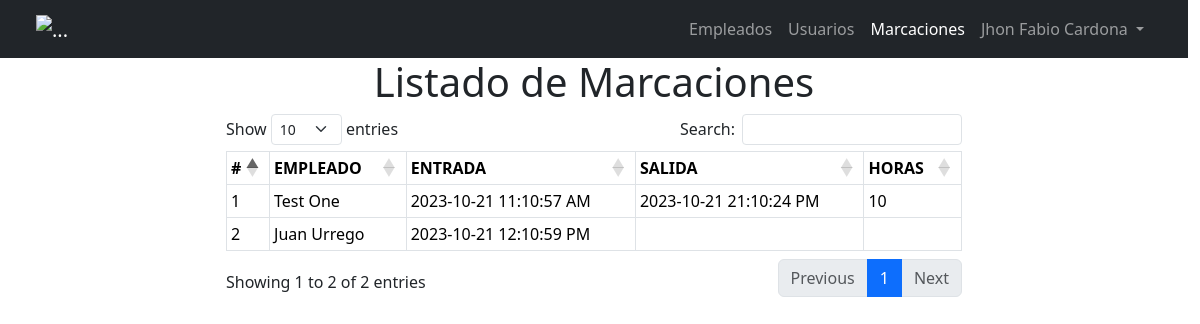
Page /admin/index.php?ruta=marcaciones (signed in) on the earlier database version.
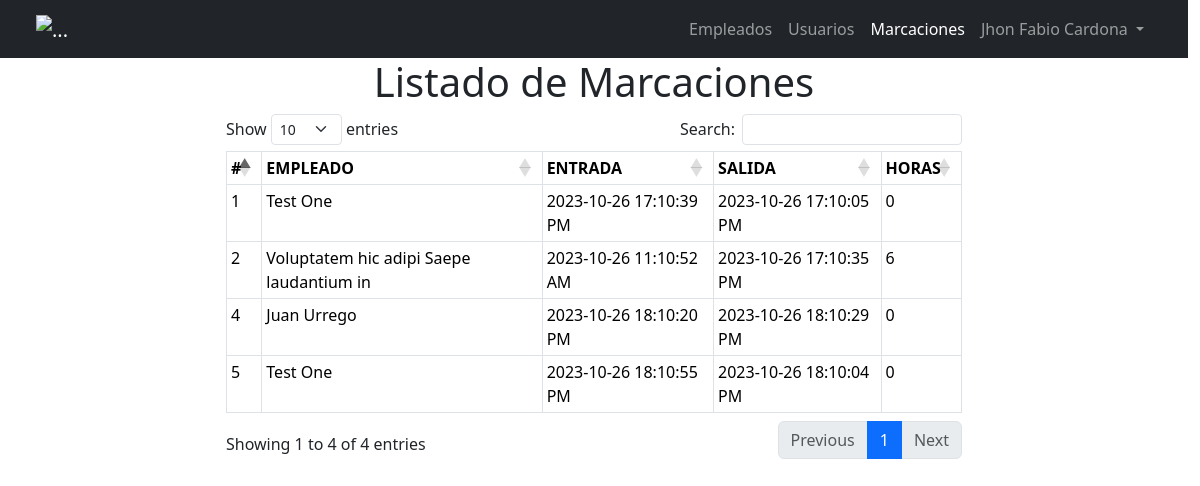
Same page on the later database version.
### tables this page shows
CREATE TABLE IF NOT EXISTS `marcaciones` (
  `id` bigint unsigned NOT NULL AUTO_INCREMENT,
  `empleado_id` bigint unsigned NOT NULL,
  `entrada` timestamp NOT NULL,
  `salida` timestamp NULL DEFAULT NULL,
  `registro` timestamp NOT NULL DEFAULT CURRENT_TIMESTAMP,
  PRIMARY KEY (`id`),
  KEY `FK_empleado_id_marcaciones` (`empleado_id`),
  CONSTRAINT `FK_empleado_id_marcaciones` FOREIGN KEY (`empleado_id`) REFERENCES `empleados` (`id`)
);

### admin/Controllers/AppController.php (called while the page is built)
<?php
class AppController
{
    public static function startApp()
    {
        include __DIR__ . "/../Views/template.php";
    }
}

### admin/index.php (called while the page is built, shortened)
<?php
include "./Models/Conexion.php";
include "./Controllers/AppController.php";
include "./Controllers/MarcacionController.php";
AppController::startApp();
?>

### admin/Models/Conexion.php (called while the page is built)
<?php
class Conexion
{
    public static  function conectar()
    {
        $ip = 'localhost';
        $db = 'marcaciones';
        $user_db = 'root';
        $passwod_db = '';
        try {
            $conexion = new PDO("mysql:host=$ip;dbname=$db", $user_db, $passwod_db, [
                PDO::ATTR_PERSISTENT => true,
                PDO::MYSQL_ATTR_INIT_COMMAND => "SET NAMES utf8"
            ]);
            return $conexion;
        } catch (\Throwable $e) {
            print $e->getMessage();
            die();
        }
    }
}

### admin/Models/Marcacion.php (called while the page is built, shortened)
<?php
 class Marcacion
 {
   public static function listar()
   {
      $stmt = Conexion::conectar()->prepare("SELECT m.id, m.empleado_id,
            DATE_FORMAT(m.entrada, '%Y-%m-%d %H:%m:%s %p') AS entrada,
            DATE_FORMAT(m.salida, '%Y-%m-%d %H:%m:%s %p') AS salida,
            TIMESTAMPDIFF(HOUR ,m.entrada, m.salida) AS horas,
            CONCAT(e.nombre, ' ', e.apellido) AS empleado
         FROM marcaciones m
         JOIN empleados e ON e.id = m.empleado_id
      ");
      $stmt->execute();
      $retorno = $stmt->rowCount() > 0 ? $stmt->fetchAll(PDO::FETCH_ASSOC) : [];
      return $retorno;
   }
 }
?>

### admin/Controllers/MarcacionController.php (called while the page is built)
<?php
include __DIR__ . "/../Models/Marcacion.php";
class MarcacionController
{
    public static function listar()
    {
        return Marcacion::listar();
    }
}

### admin/Views/modulos/marcaciones.php (the view, shortened to what this page needs)
<?php
$marcaciones = MarcacionController::listar();
?>
<div class="container">
    <div class="row justify-content-center">
        <div class="col-12 col-sm-8 ">
            <h1 class="text-center">Listado de Marcaciones</h1>
            <table class="table table-sm table-bordered table-stripe table-hover w-full " id="tblMarcaciones">
                <thead class="thead-light">
                    <tr>
                        <th>#</th>
                        <th>EMPLEADO</th>
                        <th>ENTRADA</th>
                        <th>SALIDA</th>
                        <th>HORAS</th>
                    </tr>
                </thead>
                <tbody>
                    <?php if (count($marcaciones) > 0) : ?>
                        <?php foreach ($marcaciones as $key => $marcacion) : ?>
                            <tr>
                                <td><?= $marcacion['id'] ?></td>
                                <td><?= $marcacion['empleado'] ?></td>
                                <td><?= $marcacion['entrada'] ?></td>
                                <td><?= $marcacion['salida'] ?></td>
                                <td><?= $marcacion['horas'] ?></td>
                            </tr>
                        <?php endforeach ?>
                    <?php else :  ?>
                    <?php endif ?>
                </tbody>
            </table>
        </div>
    </div>
</div>

### admin/Views/template.php (shortened to what this page needs)
<!DOCTYPE html>
<html lang="es">
<head>
    <link rel="stylesheet" href="<?= URL ?>/views/plugins/bootstrap/css/bootstrap.min.css">
    <link rel="stylesheet" href="<?= URL ?>/views/plugins/datatables/dataTables.bootstrap5.min.css">
</head>
<body>
    <div class="container-fluid ps-md-0">
        <?php
        if (isset($_SESSION['iniciarSession']) && $_SESSION['iniciarSession'] == 'ok') {
            include 'includes/navbar.php';
            $rutas = explode('/', $_GET['ruta']);
            $ruta = $rutas[0];
            if (in_array($ruta, [
                'marcaciones',
                'registro',
                'salir',
            ])) {
                include "modulos/{$ruta}.php";
            }
        } elseif (isset($_GET['ruta']) && $_GET['ruta'] == 'salir') {
            include "modulos/salir.php";
        } else {
            include "modulos/login.php";
        }
        ?>
    </div>
</body>
</html>

### admin/Views/includes/navbar.php (shortened to what this page needs)
<?php
$rutaActiveClass = isset($_GET['ruta']) ? $_GET['ruta'] : '';
?>
<nav class="navbar navbar-expand-lg navbar-dark bg-dark static-top">
    <div class="container">
        <a class="navbar-brand" href="">
            <img src="https://img2.freepng.es/20180403/hlq/kisspng-computer-icons-laborer-construction-worker-industrial-worker-5ac4152a02a430.4379636115227999140108.jpg" alt="..." height="36">
        </a>
        <div class="collapse navbar-collapse" id="navbarSupportedContent">
            <ul class="navbar-nav ms-auto">
                <li class="nav-item">
                    <a class="nav-link  <?= $rutaActiveClass == 'empleados' ? 'active' : '' ?>" aria-current="page" href="index.php?ruta=empleados">Empleados</a>
                </li>
                <li class="nav-item">
                    <a class="nav-link <?= $rutaActiveClass == 'usuarios' ? 'active' : '' ?>" href="index.php?ruta=usuarios">Usuarios</a>
                </li>
                <li class="nav-item">
                    <a class="nav-link <?= $rutaActiveClass == 'marcaciones' ? 'active' : '' ?>" href="index.php?ruta=marcaciones">Marcaciones</a>
                </li>
                <li class="nav-item dropdown">
                    <a class="nav-link dropdown-toggle" href="#" id="navbarDropdown" role="button" data-bs-toggle="dropdown" aria-expanded="false">
                        <?= $_SESSION['nombre']; ?>
                    </a>
                </li>
            </ul>
        </div>
    </div>
</nav>

Differences in the rows shown:
changed marcaciones id 1: entrada "2023-10-21 11:10:57 AM" → "2023-10-26 17:10:39 PM"; salida "2023-10-21 21:10:24 PM" → "2023-10-26 17:10:05 PM"; horas "10" → "0"
changed marcaciones id 2: empleado "Juan Urrego" → "Voluptatem hic adipi Saepe laudantium in"; entrada "2023-10-21 12:10:59 PM" → "2023-10-26 11:10:52 AM"; salida (not shown) → "2023-10-26 17:10:35 PM"; horas (not shown) → "6"
added marcaciones: id "4", empleado "Juan Urrego", entrada "2023-10-26 18:10:20 PM", salida "2023-10-26 18:10:29 PM", horas "0"
added marcaciones: id "5", empleado "Test One", entrada "2023-10-26 18:10:55 PM", salida "2023-10-26 18:10:04 PM", horas "0"
Other differences:
text written by a page script: "Show entries Search: Showing 1 to 2 of 2 entries Previous 1 Next" → "Show entries Search: Showing 1 to 4 of 4 entries Previous 1 Next"
